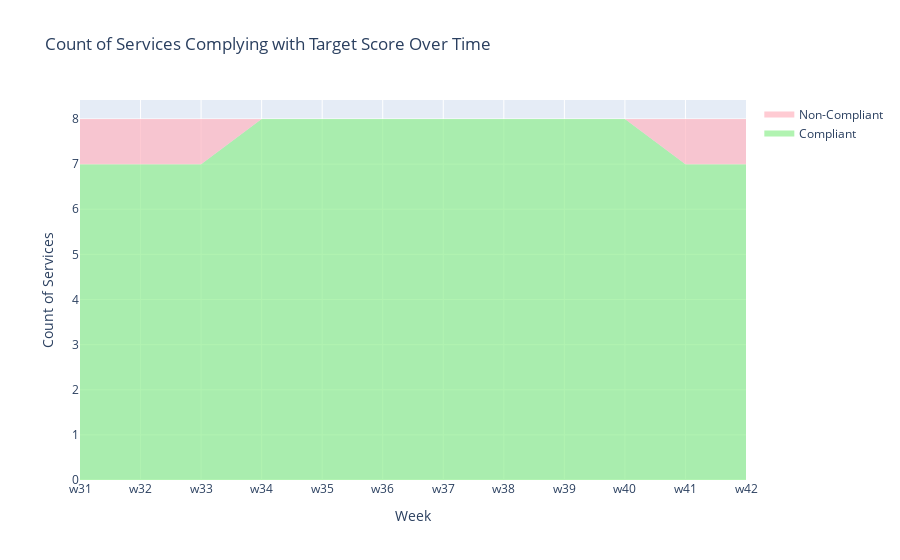

The notebook cell this image was saved under:
### Markdown cell above
## Stacked area chart

### Code cell
# Count the number of services that comply and don't comply with the target score for each week
compliant_count = (df >= 99.9).sum(axis=0)
non_compliant_count = (df < 99.9).sum(axis=0)

# Create a DataFrame for plotting
df_count = pd.DataFrame({
    'Week': weeks,
    'Compliant': compliant_count.values,
    'Non_Compliant': non_compliant_count.values
})

# Calculate the stacked values
df_count['Total'] = df_count['Compliant'] + df_count['Non_Compliant']

# Create the area chart using Plotly Express
fig = go.Figure()

# Add the compliant area (in pastel green, translucent)
fig.add_trace(go.Scatter(
    x=df_count['Week'], y=df_count['Compliant'],
    fill='tozeroy',
    mode='none',
    name='Compliant',
    fillcolor='rgba(144, 238, 144, 0.7)'
))

# Add the non-compliant area (in pastel red, translucent)
fig.add_trace(go.Scatter(
    x=df_count['Week'], y=df_count['Total'],
    fill='tonexty',
    mode='none',
    name='Non-Compliant',
    fillcolor='rgba(255, 182, 193, 0.7)'
))

# Add axis labels and title
fig.update_layout(
    title='Count of Services Complying with Target Score Over Time',
    xaxis_title='Week',
    yaxis_title='Count of Services'
)

# Show the figure
fig.show()

### Figure 1 — Plotly figure (JSON) as saved in the notebook; plotly's stock layout.template omitted (floating-point values rounded to 4 significant figures)
{"data": [{"fill": "tozeroy", "fillcolor": "rgba(144, 238, 144, 0.7)", "mode": "none", "name": "Compliant", "type": "scatter", "x": ["w31", "w32", "w33", "w34", "w35", "w36", "w37", "w38", "w39", "w40", "w41", "w42"], "y": [7, 7, 7, 8, 8, 8, 8, 8, 8, 8, 7, 7]}, {"fill": "tonexty", "fillcolor": "rgba(255, 182, 193, 0.7)", "mode": "none", "name": "Non-Compliant", "type": "scatter", "x": ["w31", "w32", "w33", "w34", "w35", "w36", "w37", "w38", "w39", "w40", "w41", "w42"], "y": [8, 8, 8, 8, 8, 8, 8, 8, 8, 8, 8, 8]}], "layout": {"autosize": true, "title": {"text": "Count of Services Complying with Target Score Over Time"}, "xaxis": {"autorange": true, "range": [0, 11], "title": {"text": "Week"}, "type": "category"}, "yaxis": {"autorange": true, "range": [0, 8.421], "title": {"text": "Count of Services"}, "type": "linear"}}}
